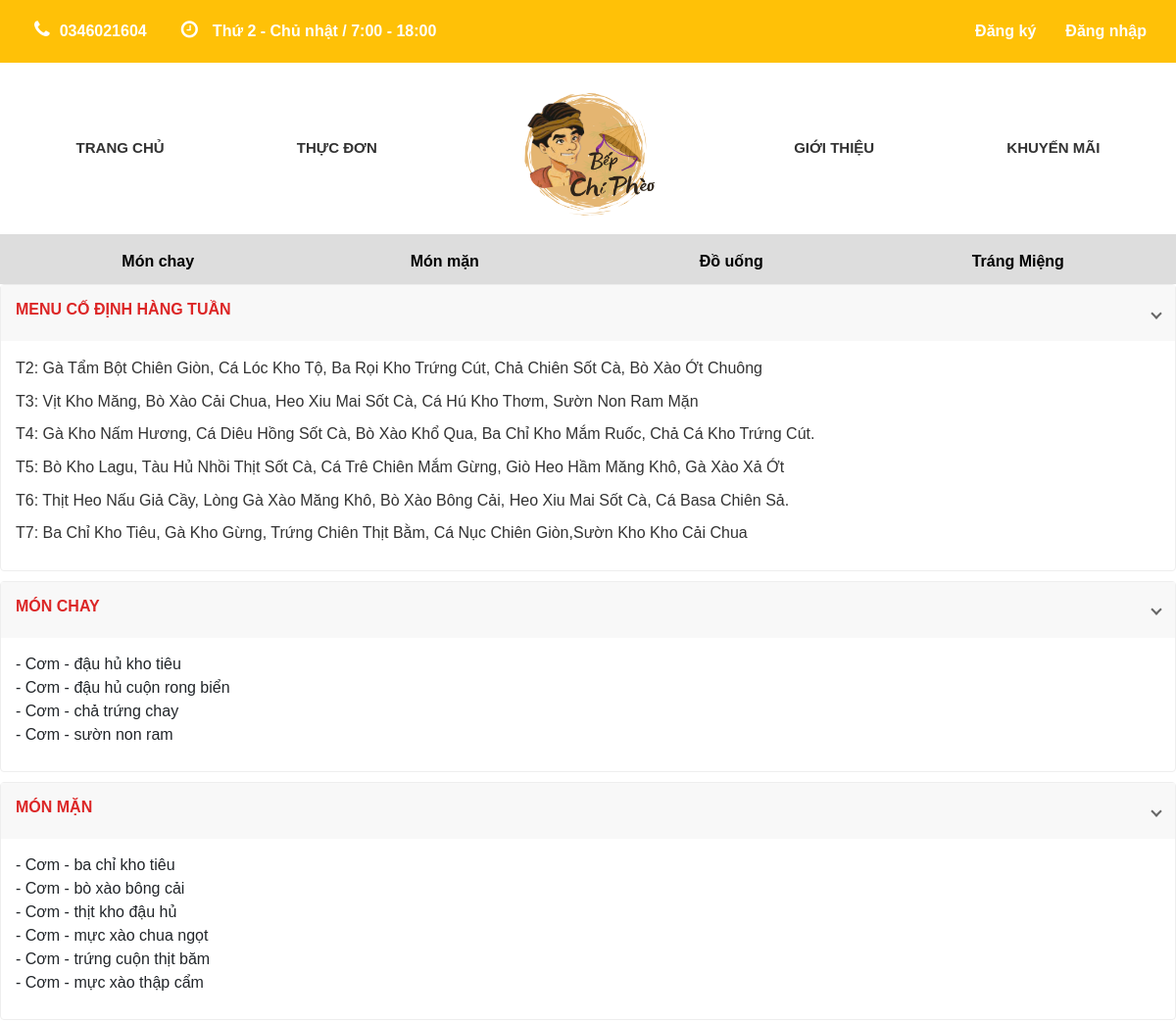
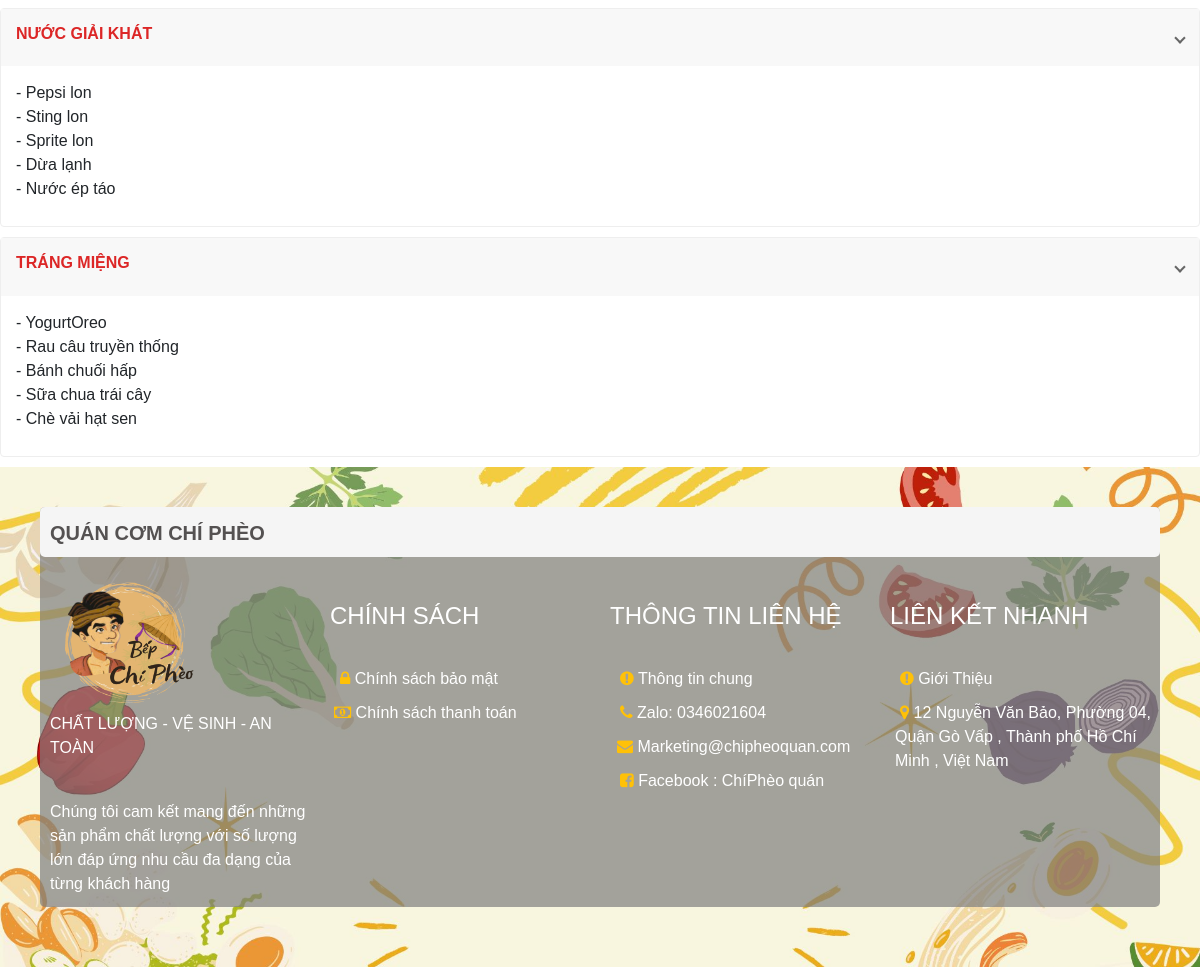
The app's page /intro-menu.php, older data (2 pictures, top to bottom).
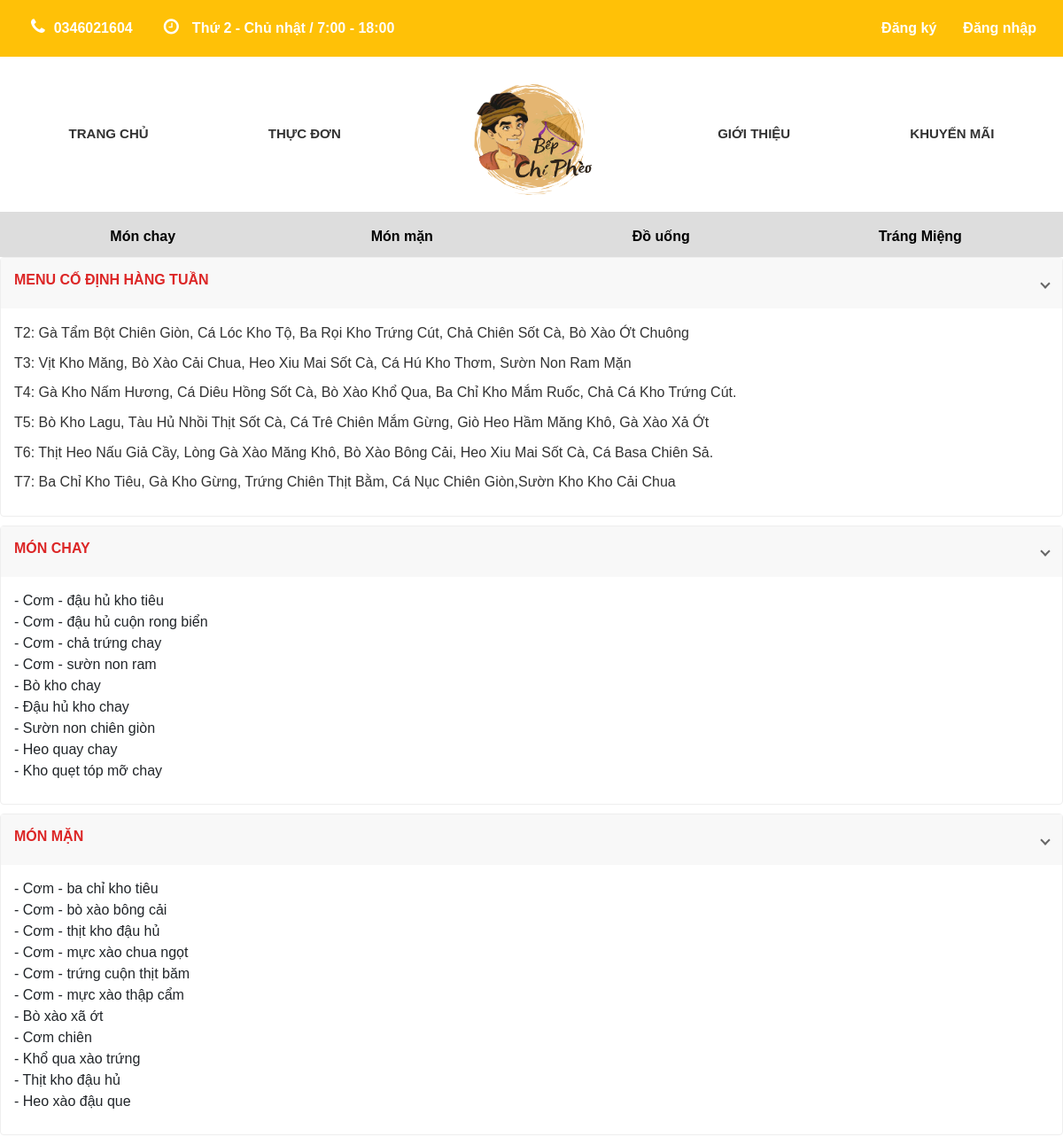
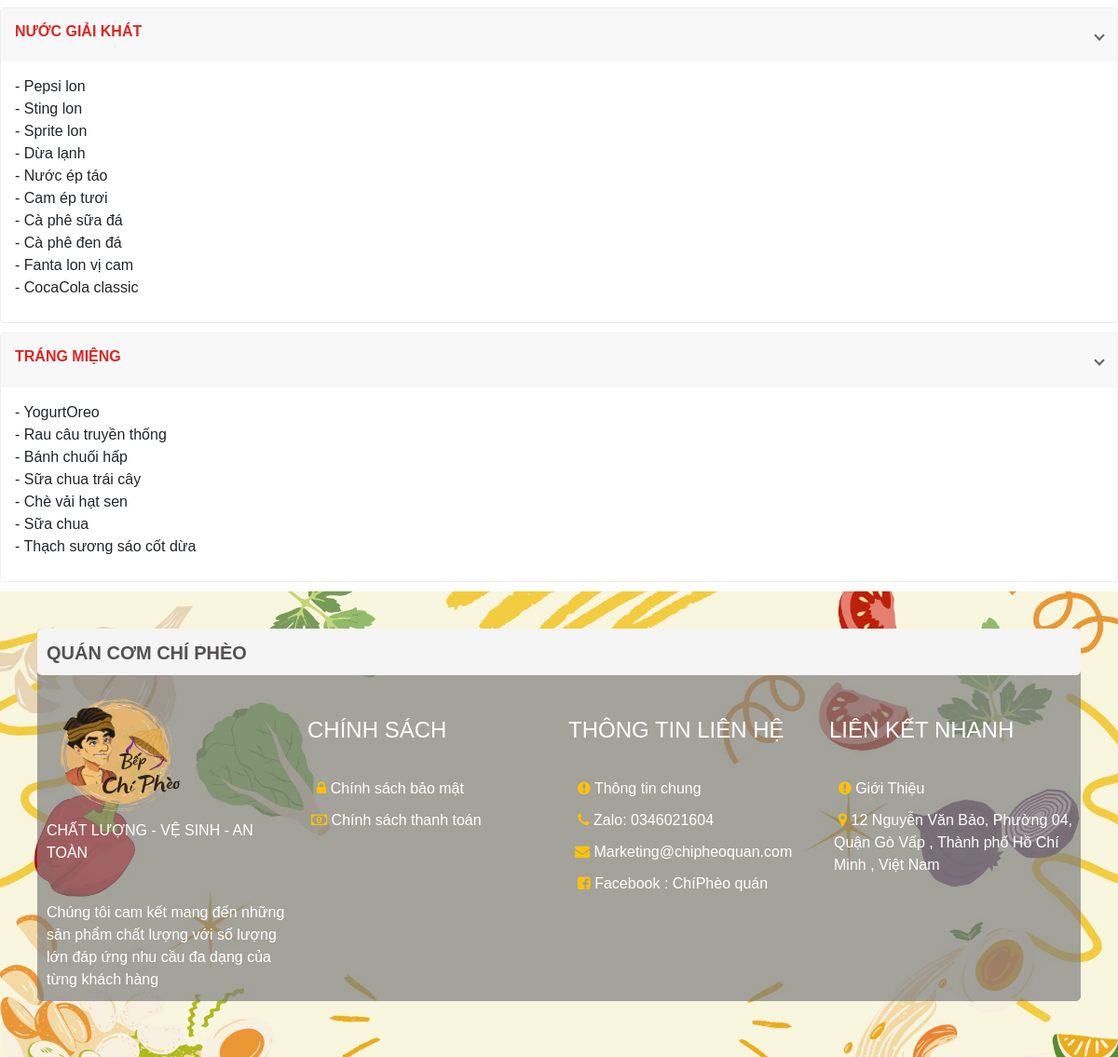
The same page, newer data (2 pictures, top to bottom).
### tables this page shows
CREATE TABLE `monan` (
  `maMA` int(11) NOT NULL,
  `maLoaiMA` int(11) NOT NULL,
  `tenMA` varchar(50) NOT NULL,
  `soLuong` int(11) NOT NULL,
  `donGia` decimal(10,3) NOT NULL DEFAULT 0.000,
  `donViTinh` varchar(100) NOT NULL,
  `nguyenLieu` varchar(100) NOT NULL,
  `hinhAnh` varchar(100) NOT NULL,
  `trangThai` tinyint(4) NOT NULL,
  `mota` text NOT NULL
);

### model/mMonAnTrangChu.php (called while the page is built, shortened)
<?php
    class MMonAnTrangChu {
        public function SelectAllTenMonAnTheoLoai($idLoai) {
            $p = new clsKetNoi();
            $conn = $p->moketnoi();
            $conn->set_charset('utf8');
            if($conn){
                $str = "select tenMA from monan where maLoaiMA = $idLoai";
                $tblMA = $conn->query($str);
                return $tblMA;
            }else{
                return false;
            }
        }
    }
?>

### controler/cMonAnTrangChu.php (called while the page is built, shortened)
<?php
    include_once($_SERVER['DOCUMENT_ROOT'] . "/quanLyQuanCom/model/mMonAnTrangChu.php");
    class CMonAnTrangChu{
        public function getAllTenMonAnTheoLoai($idLoai){
            $p = new MMonAnTrangChu();
            $tblMA = $p->SelectAllTenMonAnTheoLoai($idLoai);
            if($tblMA){
                if($tblMA->num_rows>0){
                    return $tblMA;
                }else{
                    return -1;
                }
            }else{
                return false;
            }
        }
    }
?>

### intro-menu.php (the view, shortened to what this page needs)
<!DOCTYPE html>
<html lang="en">
<head>
    <link rel="stylesheet" type="text/css" href="CSS/style.css">
    <link rel="stylesheet" href="../css/bootstrap-5.1.3-dist/css/bootstrap.min.css">
    <link rel="stylesheet" href="https://cdnjs.cloudflare.com/ajax/libs/font-awesome/4.7.0/css/font-awesome.min.css">
</head>
<body>
    <div class="container-fluid p-0">
        <div class="top-bar">
            <div class="contact-info">
                <i class="fa fa-phone" style ="font-size: 20px;">
                <a href="https://zalo.me/0346021604"></i>0346021604</a>
                <i class="fa fa-clock-o" style ="font-size: 20px;"></i>
                <span style=" margin-left: -20px ;">Thứ 2 - Chủ nhật / 7:00 - 18:00</span>
            </div>
            <div class="auth-buttons">
                <a href="view/dangky.php">Đăng ký</a>
                <a href="view/dangnhap.php">Đăng nhập</a>
            </div>
        </div>
        <nav class="main-nav">
            <a href="index.php">TRANG CHỦ</a>
            <a href="intro-menu.php">THỰC ĐƠN</a>
            <div class="logo">
                <img src="IMG/ChiPheologo.png" alt="">
            </div>
            <a href="intro.php">GIỚI THIỆU</a>
            <a href="#">KHUYẾN MÃI</a>
        </nav>
        <div class="category-nav">
            <a href="category-food.php?id=1">Món chay</a>
            <a href="category-food.php?id=2">Món mặn</a>
            <a href="category-food.php?id=3">Đồ uống</a>
            <a href="category-food.php?id=4">Tráng Miệng</a>
        </div>
        <div class="info-menu">
            <div class="menu-section">
                <div class="menu-header">
                    <h2>MENU CỐ ĐỊNH HÀNG TUẦN</h2>
                    <span class="arrow"></span>
                </div>
                <div class="menu-content">
                    <div class="daily-menu">
                        <p>T2: Gà Tẩm Bột Chiên Giòn, Cá Lóc Kho Tộ, Ba Rọi Kho Trứng Cút, Chả Chiên Sốt Cà, Bò Xào Ớt
                            Chuông</p>
                        <p>T3: Vịt Kho Măng, Bò Xào Cải Chua, Heo Xiu Mai Sốt Cà, Cá Hú Kho Thơm, Sườn Non Ram Mặn</p>
                        <p>T4: Gà Kho Nấm Hương, Cá Diêu Hồng Sốt Cà, Bò Xào Khổ Qua, Ba Chỉ Kho Mắm Ruốc, Chả Cá Kho
                            Trứng
                            Cút.</p>
                        <p>T5: Bò Kho Lagu, Tàu Hủ Nhồi Thịt Sốt Cà, Cá Trê Chiên Mắm Gừng, Giò Heo Hầm Măng Khô, Gà Xào
                            Xả
                            Ớt</p>
                        <p>T6: Thịt Heo Nấu Giả Cầy, Lòng Gà Xào Măng Khô, Bò Xào Bông Cải, Heo Xiu Mai Sốt Cà, Cá Basa
                            Chiên Sả.</p>
                        <p>T7: Ba Chỉ Kho Tiêu, Gà Kho Gừng, Trứng Chiên Thịt Bằm, Cá Nục Chiên Giòn,Sườn Kho Kho Cải
                            Chua
                        </p>
                    </div>
                </div>
            </div>
            <div class="menu-section">
            <div class="menu-header">
                    <h2>MÓN CHAY</h2>
                    <span class="arrow"></span>
                </div>
                <div class="menu-content">
                    <div class="daily-menu">
                    <?php
                            include_once("controler/cMonAnTrangChu.php");
                            $p = new CMonAnTrangChu();
                            $tbl = $p->getAllTenMonAnTheoLoai(2);
                            if(!$tbl)
                            {
                                echo 'Không kết nối được';
                            }
                            elseif($tbl==-1)
                            {
                                echo 'Chưa có dữ liệu món ăn';
                            }
                            else
                            {
                                while($r=$tbl->fetch_assoc())
                                {
                                    echo '- '.$r['tenMA'].'<br>';
                                }
                            }
                        ?>
                    </div>
                </div>
            </div>
            <div class="menu-section">
                <div class="menu-header">
                    <h2>MÓN MẶN</h2>
                    <span class="arrow"></span>
                </div>
                <div class="menu-content">
                    <div class="daily-menu">
                    <?php
                            include_once("controler/cMonAnTrangChu.php");
                            $p = new CMonAnTrangChu();
                            $tbl = $p->getAllTenMonAnTheoLoai(1);
                            if(!$tbl)
                            {
                                echo 'Không kết nối được';
                            }
                            elseif($tbl==-1)
                            {
                                echo 'Chưa có dữ liệu món ăn';
                            }
                            else
                            {
                                while($r=$tbl->fetch_assoc())
                                {
                                    echo '- '.$r['tenMA'].'<br>';
                                }
                            }
                        ?>
                    </div>
                </div>
            </div>
            <div class="menu-section">
                <div class="menu-header">
                    <h2>NƯỚC GIẢI KHÁT</h2>
                    <span class="arrow"></span>
                </div>
                <div class="menu-content">
                    <div class="daily-menu">
                    <?php
                            include_once("controler/cMonAnTrangChu.php");
                            $p = new CMonAnTrangChu();
                            $tbl = $p->getAllTenMonAnTheoLoai(3);
                            if(!$tbl)
                            {
                                echo 'Không kết nối được';
                            }
                            elseif($tbl==-1)
                            {
                                echo 'Chưa có dữ liệu món ăn';
                            }
                            else
                            {
                                while($r=$tbl->fetch_assoc())
                                {
                                    echo '- '.$r['tenMA'].'<br>';
                                }
                            }
                        ?>
                    </div>
                </div>
            </div>
            <div class="menu-section">
                <div class="menu-header">
                    <h2>TRÁNG MIỆNG</h2>
                    <span class="arrow"></span>
                </div>
                <div class="menu-content">
                    <div class="daily-menu">
                    <?php
                            include_once("controler/cMonAnTrangChu.php");
                            $p = new CMonAnTrangChu();
                            $tbl = $p->getAllTenMonAnTheoLoai(4);
                            if(!$tbl)
                            {
                                echo 'Không kết nối được';
                            }
                            elseif($tbl==-1)
                            {
                                echo 'Chưa có dữ liệu món ăn';
                            }
                            else
                            {
                                while($r=$tbl->fetch_assoc())
                                {
                                    echo '- '.$r['tenMA'].'<br>';
                                }
                            }
                        ?>
                    </div>
                </div>
            </div>
        </div>
        <footer class="footer">
            <div class="contain1">
                <div class="row-title">
                    <h2><b>QUÁN CƠM CHÍ PHÈO</b></h2>
                </div>
                <div class="doc1">
                <img src="img/ChiPheologo.png" alt="">
                    <p>
                        CHẤT LƯỢNG - VỆ SINH - AN TOÀN
                    </p>
                    <br>
                    <P>
                        Chúng tôi cam kết mang đến những sản phẩm chất lượng với số lượng lớn đáp ứng nhu
                        cầu đa
                        dạng
                        của
                        từng khách hàng
                    </P>
                </div>
                <div class="doc2">
                    <h4>CHÍNH SÁCH</h4>
                    <br>
                    <ul>
                        <li><i class="fa fa-lock"></i>  <a href="contact.php#csbm" class="doc">  Chính sách bảo mật</a></li>
                        <li style="margin-left:-6px;"><i class="fa fa-money"></i> <a href="contact.php#cstt" class="doc">  Chính sách thanh toán</a></li>
                    </ul>
                </div>
                <div class="doc3">
                    <h4>THÔNG TIN LIÊN HỆ</h4>
                    <br>
                    <ul>
                        <li><i class="fa fa-exclamation-circle"></i><a href="contact.php" class="doc"> Thông tin chung</a></li>
                        <li><i class="fa fa-phone"></i>     <a href="https://zalo.me/0346021604" class="doc"> Zalo: 0346021604</a></li>
                        <li style="margin-left:-3px;"><i class="fa fa-envelope"></i>  Marketing@chipheoquan.com</li>
                        <li><i class="fa fa-facebook-square"></i><a href="https://www.facebook.com/profile.php?id=61553590355575" class="doc">  Facebook : ChíPhèo quán</a></li>
                    </ul>
                </div>
                <div class="doc4">
                    <h4>LIÊN KẾT NHANH</h4>
                    <br>
                    <ul>
                        <li><i class="fa fa-exclamation-circle"></i><a href="intro.php" class="doc">  Giới Thiệu</a></li>
                        <li><i class="fa fa-map-marker"></i><a href="list-res.php" class="doc">&nbsp;12 Nguyễn Văn Bảo, Phường 04, Quận Gò Vấp , Thành phố Hồ Chí Minh , Việt Nam</a></li>
                    </ul>
                </div>
            </div>
        </footer>
    </div>
</body>
</html>

### css/style.css (style rules this page uses)
* { margin: 0; padding: 0; box-sizing: border-box; font-family: Arial, sans-serif; }
.top-bar { background: #ffc107; padding: 10px 20px; display: flex; justify-content: space-between; align-items: center; font-weight: bold; }
.contact-info { display: flex; gap: 20px; }
.auth-buttons { display: flex; gap: 10px; }
.auth-buttons a { color: #000; text-decoration: none; padding: 10px 10px; }
.main-nav { display: flex; justify-content: space-around; align-items: center; padding: 10px; background: #fff; border-bottom: 1px solid #ddd; font-weight: bold; }
.logo { width: 155px; height: 155px; float: left; display: flex; }
.main-nav a { text-decoration: none; color: #333; font-size: 15px; }
.category-nav { background: #ddd; display: flex; justify-content: space-around; padding: 15px; font-weight: bold; align-items: center; }
.category-nav a { color: #000; text-decoration: none; height: 20px; width: 100px; text-align: center; align-items: center; }
.footer { width: 100%; height: 500px; background-image: url(../IMG/footer1.jpg); background-repeat: no-repeat; background-size: cover; padding: 40px; }
.contain1 { width: 100%px; height:400px; background-color: #7d7d7db0; box-sizing: border-box; border-radius: 5px; }
.row-title { background-color: rgb(245, 245, 245); height: 50px; border-radius: 5px; }
.row-title h2 { color: rgb(84, 81, 81); font-family:Copperplate; margin-left: 10px; padding-top: 14px; font-size: 20px; }
.doc1, .doc2, .doc3, .doc4 { width: 25%; height: 350px; float: left; margin-top: 5px; color: #fff; padding-left: 10px; }
.doc2, .doc3, .doc4 { padding-top: 40px; }
.doc1 img { max-width: 100%; height: 150px; }
.doc2 > ul li { list-style: none; padding: 5px; }
.doc3 > ul li { list-style: none; padding: 5px; }
.doc4 > ul li { list-style: none; padding: 5px; }
.doc { color: #fff; text-decoration: none; }
.doc2 > ul { padding: 0; }
.doc3 > ul { padding: 0; }
.doc4 > ul { padding: 0; }
.menu-section { margin-bottom: 10px; border: 1px solid #eee; border-radius: 4px; }
.menu-header { background-color: #f8f8f8; padding: 15px; cursor: pointer; display: flex; justify-content: space-between; align-items: center; }
.menu-header h2 { color: #dc2626; font-size: 16px; font-weight: bold; }
.menu-content { padding: 15px; }
.daily-menu { margin-bottom: 10px; }
.daily-menu p { color: #333; line-height: 1.6; margin-bottom: 8px; }
.arrow { border: solid #666; border-width: 0 2px 2px 0; display: inline-block; padding: 3px; transform: rotate(45deg); transition: transform 0.3s ease; }
.contact-info { flex: 1; text-align: left; }

### intro-menu.php (style rules this page uses)
span, i { color : white ; padding-left: 15px; }
.contact-info a { text-decoration: none; color : white ; margin-left: -5px ; }
.auth-buttons a { text-decoration: none; color : white ; }
li i { padding-left: 5px; color: #ffc107; }

Row changes from the older to the newer data that the page shows:
added monan: tenMA "Bò kho chay", shown under "MÓN CHAY"
added monan: tenMA "Đậu hủ kho chay", shown under "MÓN CHAY"
added monan: tenMA "Sườn non chiên giòn", shown under "MÓN CHAY"
added monan: tenMA "Heo quay chay", shown under "MÓN CHAY"
added monan: tenMA "Kho quẹt tóp mỡ chay", shown under "MÓN CHAY"
added monan: tenMA "Bò xào xã ớt", shown under "MÓN MẶN"
added monan: tenMA "Cơm chiên", shown under "MÓN MẶN"
added monan: tenMA "Khổ qua xào trứng", shown under "MÓN MẶN"
added monan: tenMA "Thịt kho đậu hủ", shown under "MÓN MẶN"
added monan: tenMA "Heo xào đậu que", shown under "MÓN MẶN"
added monan: tenMA "Cam ép tươi", shown under "NƯỚC GIẢI KHÁT"
added monan: tenMA "Cà phê sữa đá", shown under "NƯỚC GIẢI KHÁT"
added monan: tenMA "Cà phê đen đá", shown under "NƯỚC GIẢI KHÁT"
added monan: tenMA "Fanta lon vị cam", shown under "NƯỚC GIẢI KHÁT"
added monan: tenMA "CocaCola classic", shown under "NƯỚC GIẢI KHÁT"
added monan: tenMA "Sữa chua", shown under "TRÁNG MIỆNG"
added monan: tenMA "Thạch sương sáo cốt dừa", shown under "TRÁNG MIỆNG"
